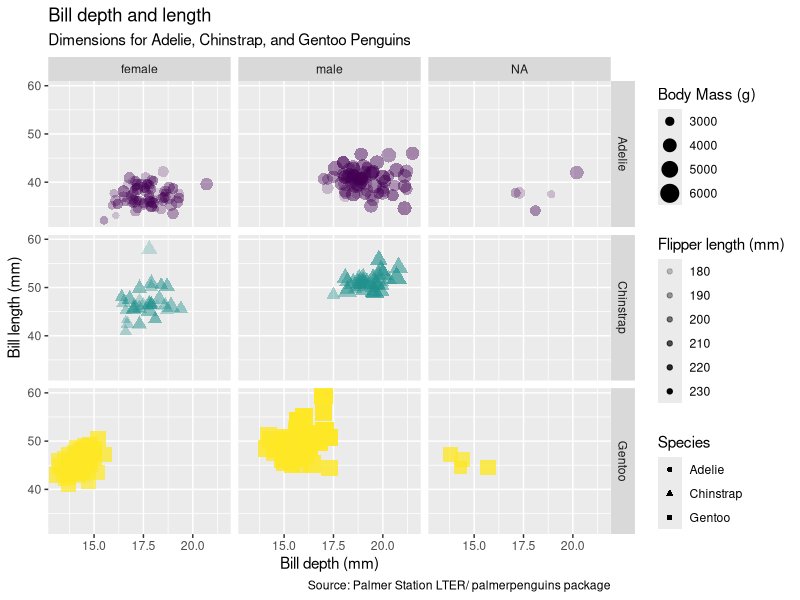
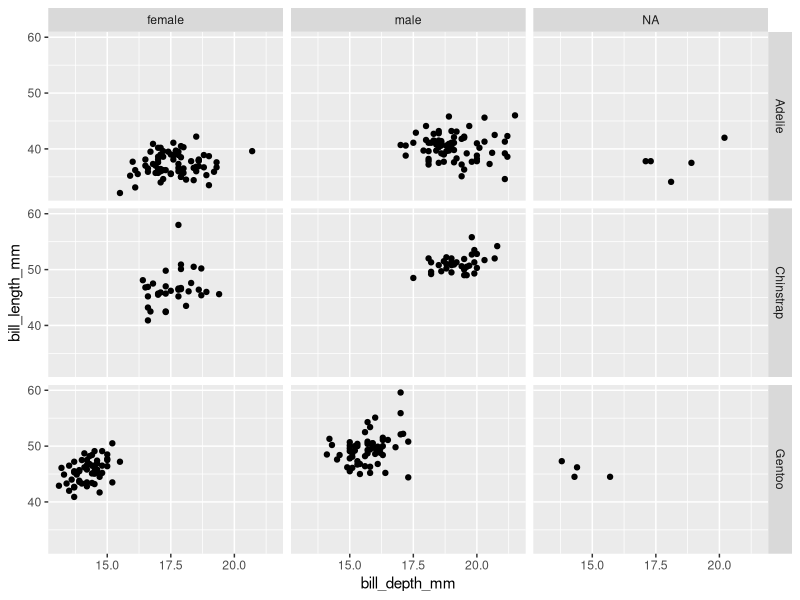
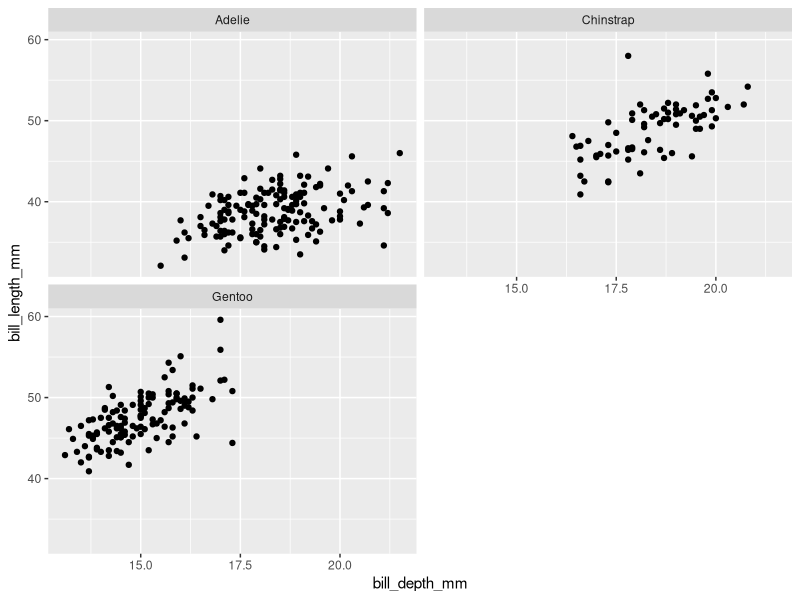

These figures' R source, in order:
### Week_03_script: Plotting practice with GGplot2! ###
### Created by: Kauanoe Greene ###
### Updated on: 2024-09-10 ###

### PACKAGES ###
install.packages("palmerpenguins")

### LIBRARIES ###
library(palmerpenguins)
library(tidyverse)
glimpse(penguins)

### DATA ###

# ggplot = graphing!
# data = data sheet you will use
# aes = aesthetics
# labs = labels
# use "+" to link functions
# use "," to add to attributes within functions

ggplot(data=penguins, mapping = aes(x = bill_depth_mm, 
                     y = bill_length_mm, 
                     color = species, 
                     shape = species, 
                     size = body_mass_g, 
                     alpha = flipper_length_mm)) + 
  geom_point() + 
  labs(title = "Bill depth and length", 
       subtitle = "Dimensions for Adelie, Chinstrap, and Gentoo Penguins", 
       x = "Bill depth (mm)", y = "Bill length (mm)", 
       color = "Species", ## name of data associated with color legend
       shape = "Species", ## name of data associated with shape legend
       size = "Body Mass (g)", ## name of data associated with size legend
       alpha = "Flipper length (mm)", ## name of data associated with alpha legend
       caption = "Source: Palmer Station LTER/ palmerpenguins package") + 
  scale_color_viridis_d() + 
  facet_grid(species~sex) + 
  guides(color = FALSE)

# faceting! cannot determine grid

ggplot(penguins, 
       aes(x = bill_depth_mm, 
           y = bill_length_mm)) + 
  geom_point() + 
  facet_grid(species~sex)

# faceting! wraps like a ribbon allowing me to determine grid values? 
ggplot(penguins, 
       aes(x = bill_depth_mm, 
           y = bill_length_mm)) + 
  geom_point() + 
  facet_wrap(~ species, ncol=2) # ncol = number of columns

